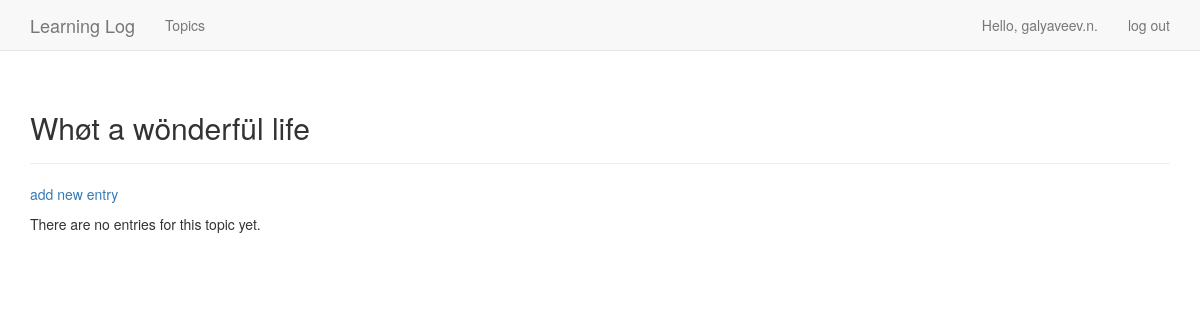
Before: /topics/4/ (signed in) with the older database file.
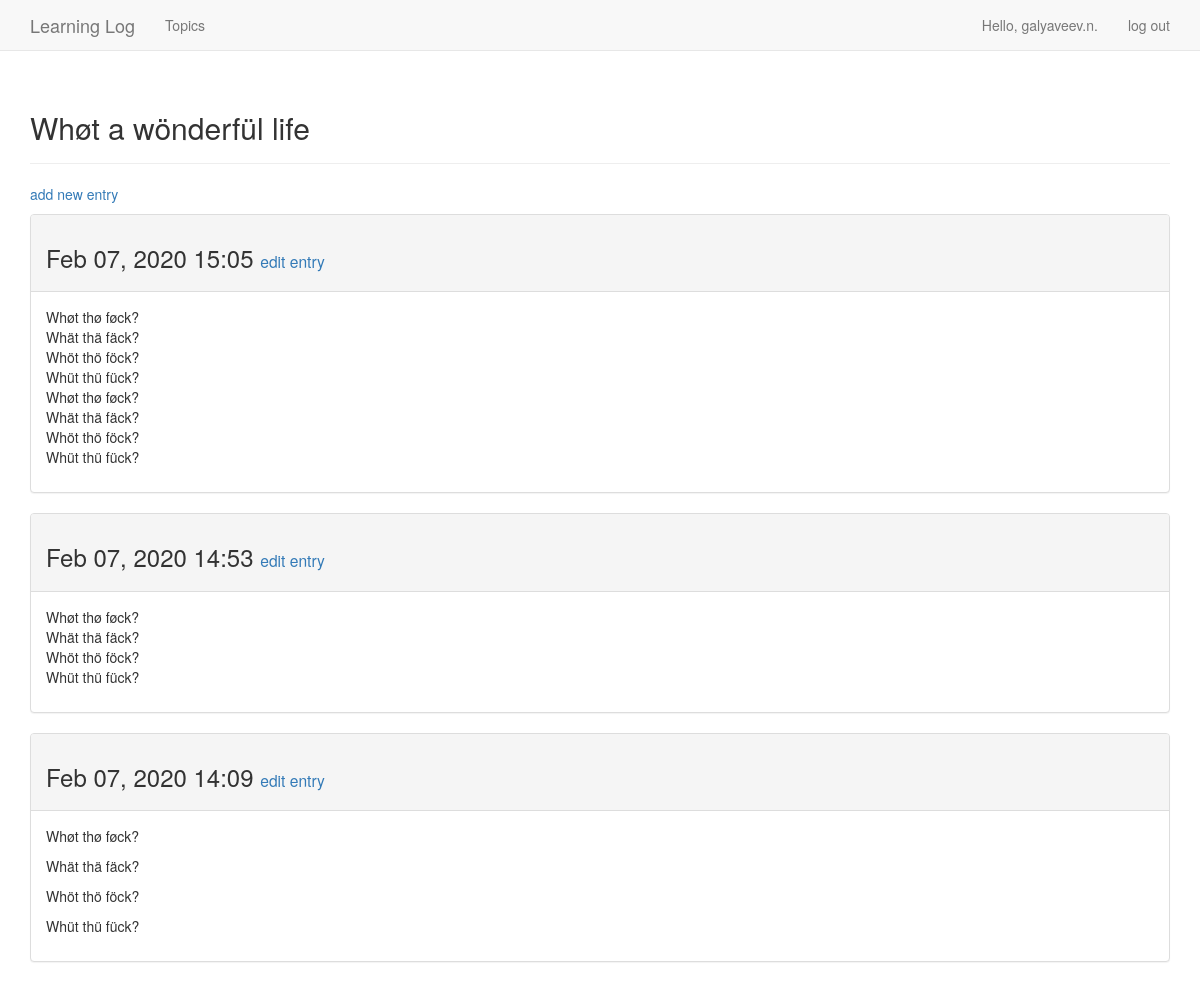
After: the same page with the newer database file.
### learning_logs/models.py (models this page shows, shortened)
class Topic(models.Model):
    text = models.CharField(max_length=200)
    date_added = models.DateTimeField(auto_now_add=True)
    owner = models.ForeignKey(User, on_delete=models.CASCADE)
    def __str__(self):
        return self.text

class Entry(models.Model):
    topic = models.ForeignKey('Topic', on_delete=models.CASCADE)
    text = models.TextField()
    date_added = models.DateTimeField(auto_now_add=True)
    class Meta:
        verbose_name_plural = 'entries'

### learning_logs/views.py (the view)
# urls.py: path('topics/<topic_id>/', views.topic, name='topic'),
@login_required()
def topic(request, topic_id):
    topic = Topic.objects.get(id=topic_id)
    if topic.owner != request.user:
        raise Http404
    entries = topic.entry_set.order_by('-date_added')
    context = {'topic': topic, 'entries': entries}
    return render(request, 'learning_logs/topic.html', context)

### learning_logs/templates/learning_logs/topic.html
{% extends 'learning_logs/base.html' %}
{% block header %}
<h2>{{ topic }}</h2>
{% endblock header %}
{% block content %}
<p>
    <a href="{% url 'learning_logs:new_entry' topic.id %}">add new entry</a>
</p>
{% for entry in entries %}
<div class="panel panel-default">
    <div class="panel-heading">
        <h3>
            {{ entry.date_added|date:'M d, Y H:i' }}
            <small>
                <a href="{% url 'learning_logs:edit_entry' entry.id %}">
                    edit entry</a>
            </small>
        </h3>
    </div>
    <div class="panel-body">
        {{ entry.text|linebreaks }}
    </div>
</div>
{% empty %}
There are no entries for this topic yet.
{% endfor %}
{% endblock content %}

### learning_logs/templates/learning_logs/base.html (shortened to what this page needs)
{% load bootstrap3 %}
<!DOCTYPE html>
<html lang="en">
<head>
    {% bootstrap_css %}
</head>
<body>
<nav class="navbar navbar-default navbar-static-top">
    <div class="container">
        <div class="navbar-header">
            <a class="navbar-brand" href="{% url 'learning_logs:index' %}">
                Learning Log</a>
        </div>
        <div id="navbar" class="navbar-collapse collapse">
            <ul class="nav navbar-nav">
                <li><a href="{% url 'learning_logs:topics' %}">Topics</a></li>
            </ul>
            <ul class="nav navbar-nav navbar-right">
                {% if user.is_authenticated %}
                <li><a>Hello, {{ user.username }}.</a></li>
                <li><a href="{% url 'users:logout' %}">log out</a></li>
                {% else %}
                <li><a href="{% url 'users:register' %}">register</a></li>
                <li><a href="{% url 'users:login' %}">log in</a></li>
                {% endif %}
            </ul>
        </div>
    </div>
</nav>
<div class="container">
    <div class="page-header">
        {% block header %}{% endblock header %}
    </div>
    <div>
        {% block content %}{% endblock content %}
    </div>
</div>
</body>
</html>

Changed rows visible on the page:
added Entry: date_added "Feb 07, 2020 15:05", text "Whøt thø føck? Whät thä fäck? Whöt thö föck? Whüt thü fück? Whøt thø føck? Whät thä fäck? Whöt thö föck? Whüt thü fück?"
added Entry: date_added "Feb 07, 2020 14:53", text "Whøt thø føck? Whät thä fäck? Whöt thö föck? Whüt thü fück?"
added Entry: date_added "Feb 07, 2020 14:09", text "Whøt thø føck? Whät thä fäck? Whöt thö föck? Whüt thü fück?"
Other visible differences:
text no longer shown: "There are no entries for this topic yet."
